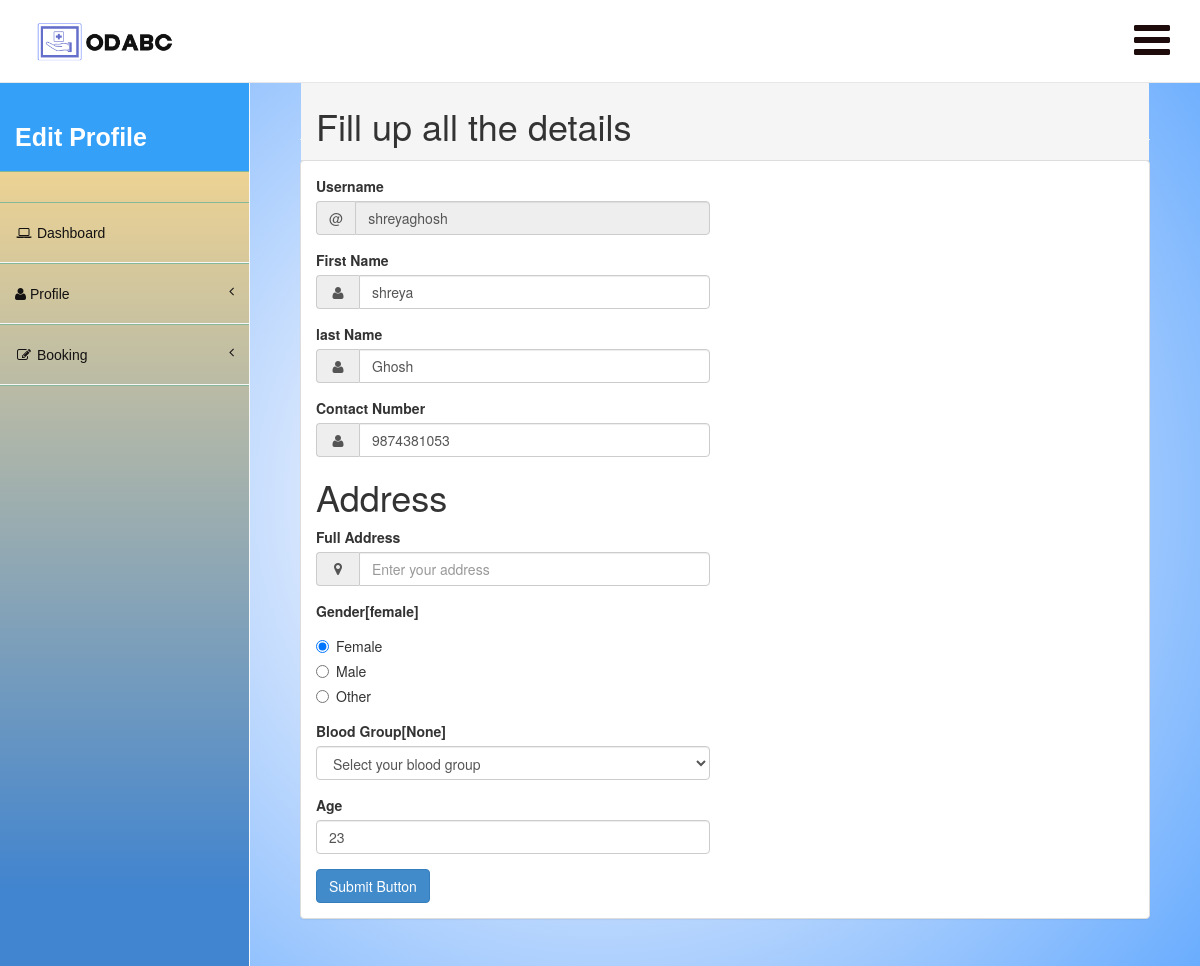
The page /editpatientprofile/ (signed in) on the database its author committed.
### ODBS/models.py (models this page shows, shortened)
class Patient(models.Model):
    user=models.ForeignKey(User,on_delete=models.CASCADE)
    patid=models.BigAutoField(primary_key=True)
    gender=models.CharField(max_length=10, default="Male")
    address=models.CharField(max_length=50,null=True)
    age=models.CharField(max_length=10,null=True)
    contactno=models.CharField(max_length=10,null=True)
    bloodgroup=models.CharField(max_length=50,null=True)
    docid=models.ForeignKey(Doctor,on_delete=models.CASCADE,null=True)

### ODBS/views.py (the view, shortened to what this page needs)
# urls.py: path('editpatientprofile/', editpatientprofile,name="editpatientprofile"),
def editpatientprofile(request):
    if not request.user.is_authenticated:
        return redirect('patlogin')
    error=""
    user=request.user
    pat=Patient.objects.get(user=user)
    return render(request,"editpatientprofile.html",locals())

### ODBS/Templates/editpatientprofile.html (shortened to what this page needs)
<!DOCTYPE html>
<html>
<head>
    <link href="/static/assets/plugins/bootstrap/bootstrap.css" rel="stylesheet" />
    <link href="/static/assets/font-awesome/css/font-awesome.css" rel="stylesheet" />
    <link href="/static/assets/plugins/pace/pace-theme-big-counter.css" rel="stylesheet" />
   <link href="/static/assets/css/style.css" rel="stylesheet" />
      <link href="/static/assets/css/main-style.css" rel="stylesheet" />
</head>
<body>
    <div id="wrapper">
        <nav class="navbar navbar-default navbar-fixed-top" role="navigation" id="navbar">
            <div class="navbar-header">
                <a class="navbar-brand" href="/patienthome">
                    <img src="/static/assets/img/logo.png" alt="" />
                </a>
            </div>
            <ul class="nav navbar-top-links navbar-right">
                <li class="dropdown">
                    <a class="dropdown-toggle" data-toggle="dropdown" href="#">
                        <i class="fa fa-bars fa-3x"></i>
                    </a>
                </li>
            </ul>
        </nav>
        <nav class="navbar-default navbar-static-side" role="navigation">
            <div class="sidebar-collapse">
                <ul class="nav" id="side-menu">
                    <li>
                        <div class="user-section">
                            <div class="user-section-inner">
                            </div>
                            <div class="user-info">
                                <div><strong>Edit Profile</strong></div>
                        </div>
                    </li>
                    <li class="sidebar-search">
                    </li>
                    <li class="">
                        <a href="/patienthome"><i class="fa fa-laptop fa-fw"></i>  Dashboard</a>
                    </li>
                    <li>
                        <a href="#"><i class="fa fa-user"></i>  Profile<span class="fa arrow"></span></a>
                    </li>
                    <li>
                        <a href="#"><i class="fa fa-edit fa-fw"></i> Booking<span class="fa arrow"></span></a>
                            </li>
                </ul>
            </div>
        </nav>
          <div id="page-wrapper">
            <div class="row">
                <div class="col-lg-12">
                    <h1 class="page-header">Forms</h1>
                </div>
            </div>
            <div class="row">
                <div class="col-lg-12">
                    <div class="panel panel-default">
                        <div class="panel-heading">
                           <h1>Fill up all the details</h1>
                        </div>
                        <div class="panel-body">
                            <div class="row">
                                <div class="col-lg-6">
                                    <form method="post">
                                        <div class="form-group">
                                            <label>Username</label>
                                            <div class="form-group input-group">
                                                <span class="input-group-addon">@
                                                </span>
                                            <input type="text" class="form-control" placeholder="Enter your username" value={{pat.user.username}} disabled>
                                        </div>
                                        </div>
                                        <div class="form-group">
                                            <label>First Name</label>
                                            <div class="form-group input-group">
                                                <span class="input-group-addon"><i class="fa fa-user fa-fw"></i>
                                                </span>
                                            <input class="form-control" placeholder="Enter your first name" name="firstname"type="text" value={{pat.user.first_name}}>
                                        </div>
                                        </div>
                                        <div class="form-group">
                                            <label>last Name</label>
                                            <div class="form-group input-group">
                                                <span class="input-group-addon"><i class="fa fa-user fa-fw"></i>
                                                </span>
                                            <input class="form-control" placeholder="Enter your last name" name="lastname" type="text" value= {{pat.user.last_name}}>
                                        </div>
                                        </div>
                                        <div class="form-group">
                                            <label>Contact Number</label>
                                            <div class="form-group input-group">
                                                <span class="input-group-addon"><i class="fa fa-user fa-fw"></i>
                                                </span>
                                            <input class="form-control" placeholder="Enter your last name" name="contactno" type="text" value= {{pat.contactno}}>
                                        </div>
                                        </div>
                                        <div class="form-group">
                                            <h1>Address</h1>
                                                <label>Full Address</label>
                                                    <div class="form-group input-group">
                                                    <span class="input-group-addon"><i class="fa fa-map-marker fa-fw"></i>
                                                    </span>
                                                    <input class="form-control" name="address" id="disabledInput" type="text" placeholder="Enter your address" value={{pat.address}}>
                                                </div>
                                            </div>
                                        <div class="form-group">
                                            <label>Gender[{{pat.gender}}]</label>
                                            <div class="radio">
                                                <label>
                                                    <input type="radio" name="gender" id="optionsRadios1" value="female" checked>Female
                                                </label>
                                            </div>
                                            <div class="radio">
                                                <label>
                                                    <input type="radio" name="gender" id="optionsRadios2" value="male">Male
                                                </label>
                                            </div>
                                            <div class="radio">
                                                <label>
                                                    <input type="radio" name="gender" id="optionsRadios3" value="other">Other
                                                </label>
                                            </div>
                                        </div>
                                        <div class="form-group">
                                           <label>Blood Group[{{pat.bloodgroup}}]</label>
                                            <select class="form-control" name="bg">
                                                <option value=None>Select your blood group</option>
                                            </select>
                                        </div>
                                        <div class="form-group">
                                            <label>Age</label>
                                            <input type="number" name="age" class="form-control" placeholder="Enter your age" value={{pat.age}}>
                                        </div>
                                        <button type="submit" class="btn btn-primary">Submit Button</button>
                                    </form>
                                </div>
                                <div class="col-lg-6">
                                </div>
                            </div>
                        </div>
                    </div>
                </div>
            </div>
        </div>
    </div>
</body>
</html>

### ODBS/static/assets/css/style.css (style rules this page uses)
body { background: rgb(255,251,253); background: radial-gradient(circle, rgba(255,251,253,1) 14%, rgba(101,170,254,1) 100%); }
.navbar-static-side ul li { border-bottom:1px solid #84B899 !important; }
.navbar-top-links li { display: inline-block; }
.navbar-top-links li:last-child { margin-right: 15px; }
.navbar-top-links li a { padding: 20px; min-height: 50px; }
.sidebar-search { padding: 15px; }
.arrow { float: right; }
.fa.arrow:before { content: "\f104"; }
@media (min-width:768px) { .navbar-static-side { z-index: 1; position: absolute; width: 250px; } }
.panel-heading { padding: 5px 15px; display: flex; align-items: center; flex-wrap: wrap; gap: 1rem; margin-top: -8rem; }

### ODBS/static/assets/css/main-style.css (style rules this page uses)
.user-section-inner { height: 80px; width: 90px; align-items: center; border-radius: 50%; overflow: hidden; display: block; position: relative; margin-top: 20px; }
.user-info { display: block; font-family:Arial, Helvetica, sans-serif; color: #fff!important; display: inline-block; padding: 15px; }
.navbar-top-links > li > a { color: hsl(0, 45%, 8%); }
.nav > li > a { padding: 20px 15px; }
#side-menu { background: rgb(65,132,207); background: linear-gradient(0deg, rgba(65,132,207,1) 11%, rgba(247,215,144,1) 87%); border-right: 1px solid hsl(0, 0%, 97%); width: 250px; height: 100%; position: fixed; overflow-y: scroll; overflow-x: hidden; z-index: 1; }
#side-menu a { color:hsl(0, 5%, 7%); border-bottom: 1px solid hsl(0, 0%, 97%) !important; height: 60px; display: block; font-family: 'Poppins', sans-serif; }
#navbar { background-color:#fff; border-bottom:1px solid #e7e7e7; }
.navbar-brand { padding-left:20px; }
.navbar-brand img { height: 60px; }
.navbar-default { border-color: #27A6BE; }
@media (min-width:768px) { #page-wrapper { position: inherit; margin: 0 0 0 250px; padding: 50px; min-height: 1000px; } }

### rows shown on the page
Patient: user.username "shreyaghosh", firstname "shreya", lastname "Ghosh", contactno "9874381053", gender "female", bloodgroup "None", age "23"
